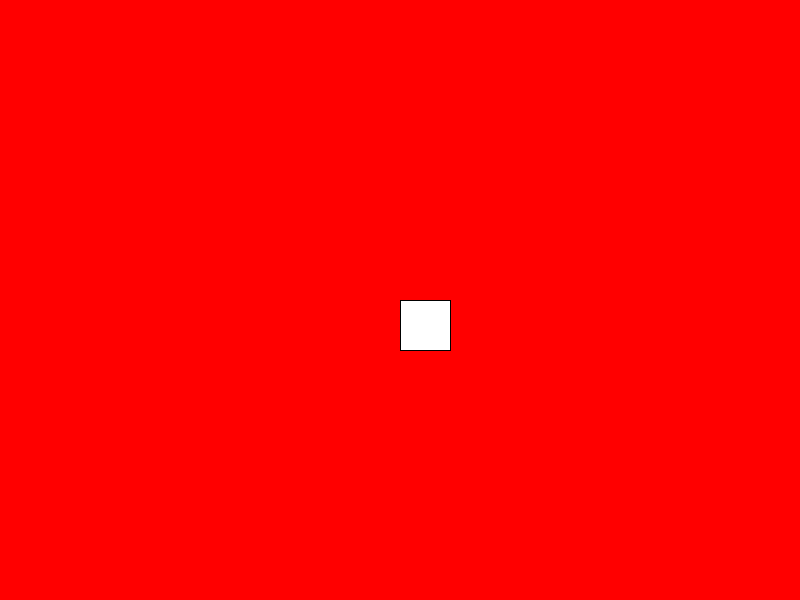
Frame 1 (no input)
Frame 60 (the mouse pressed at the canvas centre just before this capture): identical to frame 1, image omitted
Frame 120 (the mouse held since frame 60 and released just before this capture): identical to frame 1, image omitted

The Processing sketch that drew this single still picture (run headless with seeded random() and noise(); from frame 60 on, the mouse is pressed at the canvas centre):

// Processing sketch: ExemplePGraphicsHack
// ── ExemplePGraphicsHack.pde
PGraphics offscreen;
void setup(){
  size(800,600);
  offscreen = createGraphics(width, height);
}

void draw(){
  PGraphics current = g;
  g = offscreen;
  g.beginDraw();
  background(255,0,0);
  rect(width/2, height/2, 50,50);
  g.endDraw();
  g = current;
  image(offscreen, 0,0);
}
